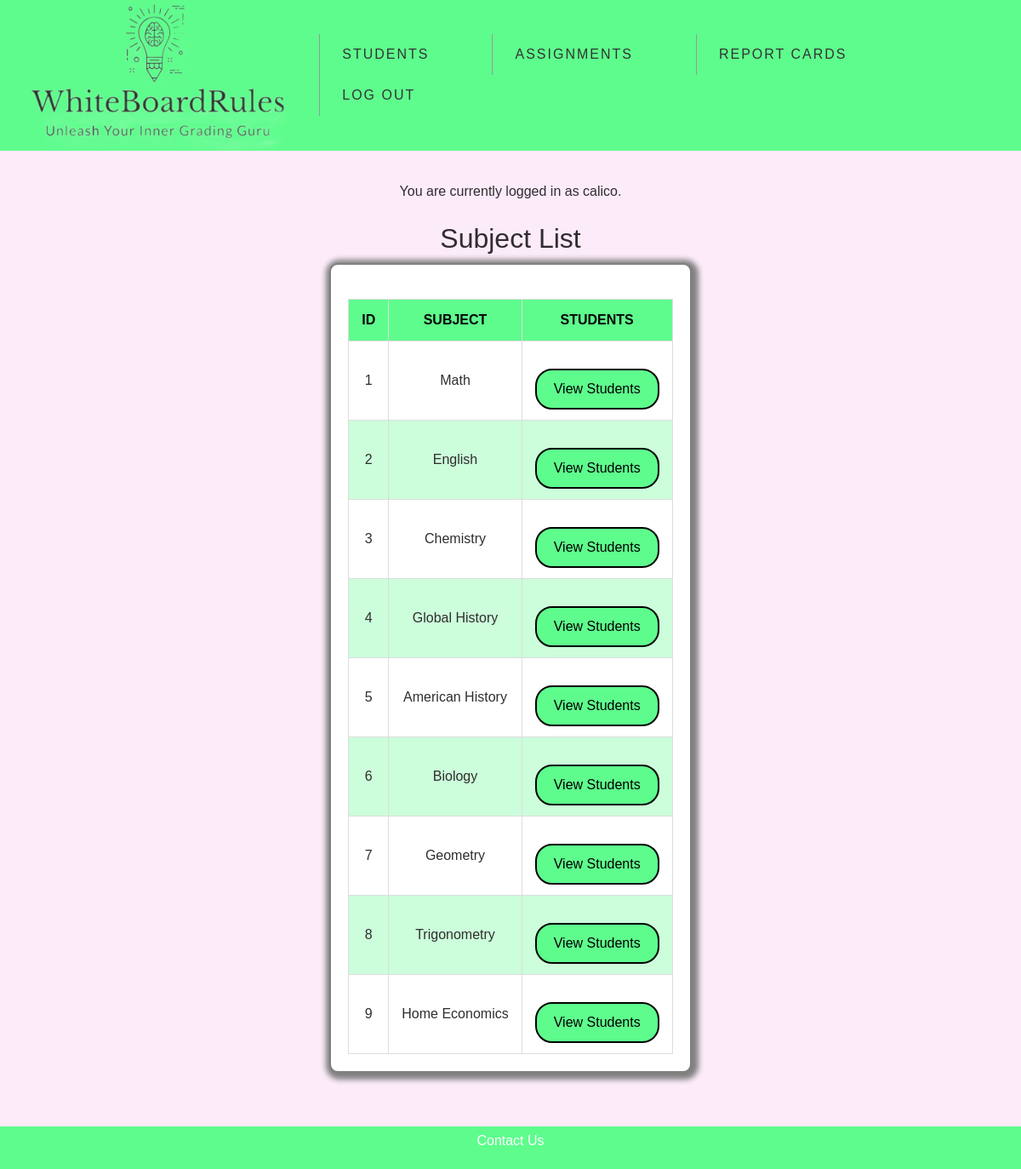
Screenshot of /updatedphp/home_logged_in.php (signed in) with the database file from the repository.
### tables this page shows
CREATE TABLE `subjects` (
  `subject_name` varchar(50) NOT NULL,
  `subject_id` int(11) NOT NULL
);

### updatedphp/home_logged_in.php (the view, shortened to what this page needs)
<?php
include "header.php";
$name = isset($_COOKIE['UserName']) ? $_COOKIE['UserName'] : '';
echo "You are currently logged in as $name.";
$dbhost = '127.0.0.1';
$dbuser = 'root';
$dbpass = '';
$dbname = 'white_board_rules';
$connection = new mysqli($dbhost, $dbuser, $dbpass, $dbname);
$query = "SELECT subject_id, subject_name FROM subjects";
$subjects = $connection->query($query);
?>
<h2>Subject List</h2>
<div class="form-border">
    <table class="student-table">
        <thead>
            <tr>
                <th class="student-table-header">ID</th>
                <th class="student-table-header">Subject</th>
                <th class="student-table-header">Students</th>
            </tr>
        </thead>
        <tbody>
            <?php
            if ($subjects && $subjects->num_rows > 0) {
                while ($row = $subjects->fetch_assoc()) {
                    echo "<tr>";
                    echo "<td class='student-table-data'>" . htmlspecialchars($row['subject_id']) . "</td>";
                    echo "<td class='student-table-data'>" . htmlspecialchars($row['subject_name']) . "</td>";
                    echo "<td class='student-table-data'><a class='btn' href='view_students.php?subject_id=". $row['subject_id'] ."&name=". $row['subject_name'] ."'>View Students</a></td>";
                    echo "</tr>";
                }
            } else {
                echo "<tr><td colspan='4'>No subjects found.</td></tr>";
            }
            ?>
        </tbody>
    </table>
</div>
<?php
include 'footer.php';
?>

### updatedphp/css/styles.css (style rules this page uses)
body { background-color: #FCEBF9; color: #302D30; font-family: Arial, sans-serif; display: flex; flex-direction: column; align-items: center; justify-content: space-between; text-align: center; padding-top: 100px; padding-bottom: 40px; margin-top: 80px; margin-bottom: 40px; }
.form-border { border: solid grey 2px; padding: 20px; box-sizing: border-box; border-radius: 10px; box-shadow: 2px 2px 6px 6px grey; background-color: white; text-align:left; }
h2 { margin-bottom: 10px; }
.btn { background-color: #5EFC8D; color: black; padding: 10px 20px; text-align: center; text-decoration: none; display: inline-block; font-size: 16px; border-radius: 20px; border: solid black 2px; cursor: pointer; }
table.student-table { width: 100%; border-collapse: collapse; margin-top: 20px; text-align: left; }
table.student-table th, table.student-table td { border: 1px solid #ddd; padding: 8px; }
table.student-table th { background-color: #5EFC8D; color: black; text-transform: uppercase; font-weight: bold; }
table.student-table tr:nth-child(even) { background-color: #5efc8d50; }
table.student-table th, table.student-table td { text-align: center; padding: 12px 15px; }
a.btn { margin-top: 20px; display: inline-block; }

### rows the page displays
subjects: subject_id "1", subject_name "Math"
subjects: subject_id "2", subject_name "English"
subjects: subject_id "3", subject_name "Chemistry"
subjects: subject_id "4", subject_name "Global History"
subjects: subject_id "5", subject_name "American History"
subjects: subject_id "6", subject_name "Biology"
subjects: subject_id "7", subject_name "Geometry"
subjects: subject_id "8", subject_name "Trigonometry"
subjects: subject_id "9", subject_name "Home Economics"

### other values shown
$name "calico"
